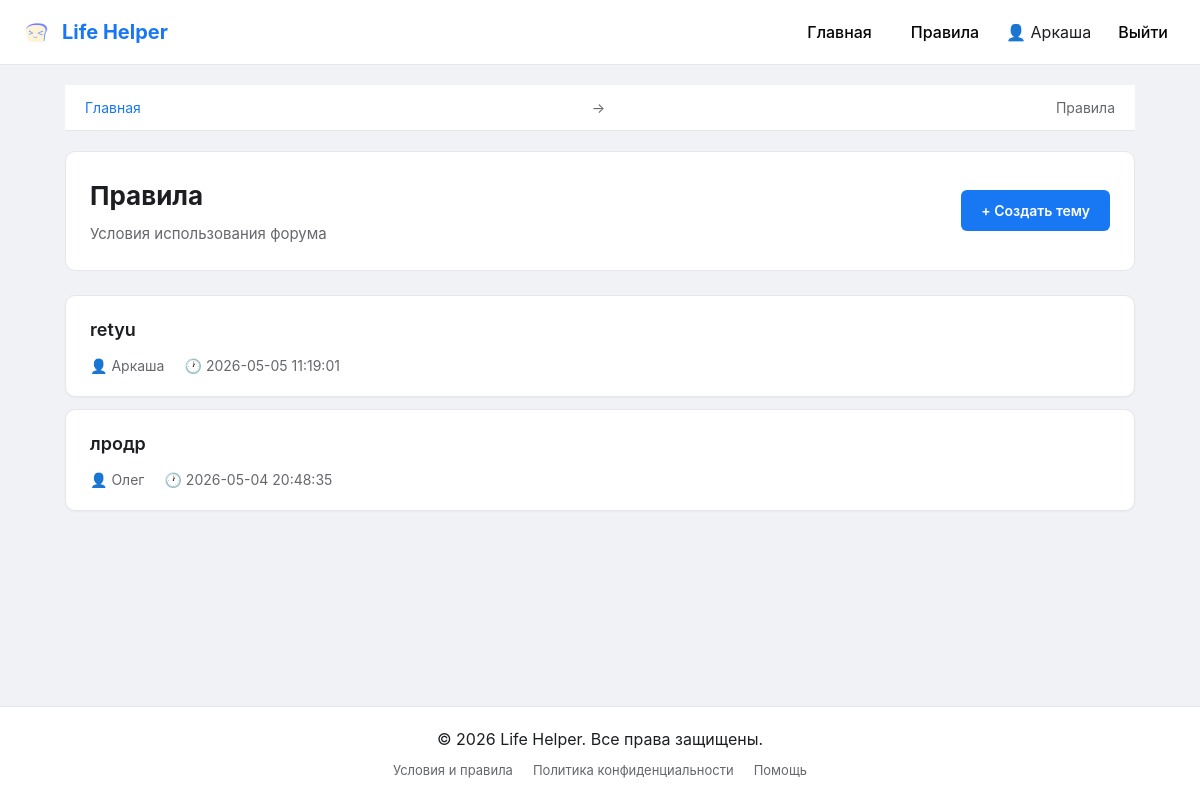
The page /forum/3 (signed in) on the database its author committed.
### tables this page shows
CREATE TABLE users (id INTEGER PRIMARY KEY, username TEXT UNIQUE, email TEXT UNIQUE, password TEXT);

CREATE TABLE forums (id INTEGER PRIMARY KEY, name TEXT, description TEXT);

CREATE TABLE topics (id INTEGER PRIMARY KEY, forum_id INTEGER, title TEXT, author_id INTEGER, created_at TIMESTAMP DEFAULT CURRENT_TIMESTAMP);

### app.py (the view)
@app.route('/forum/<int:forum_id>')
def forum(forum_id):
    conn = get_db()
    f = conn.execute('SELECT * FROM forums WHERE id=?', (forum_id,)).fetchone()
    topics = conn.execute('''
        SELECT t.*, u.username as author
        FROM topics t JOIN users u ON t.author_id=u.id
        WHERE t.forum_id=? ORDER BY t.created_at DESC
    ''', (forum_id,)).fetchall()
    conn.close()
    return render_template('forum.html', forum=f, topics=topics, user=session.get('user'))

### app.py (called while the page is built)
def get_db():
    conn = sqlite3.connect(DB_PATH)
    conn.row_factory = sqlite3.Row
    return conn

### templates/forum.html (shortened to what this page needs)
{% extends "base.html" %}
{% block content %}
<nav class="breadcrumbs">
    <a href="/">Главная</a> →
    <span>{{ forum.name }}</span>
</nav>
<div class="forum-header">
    <div class="forum-info">
        <h1>{{ forum.name }}</h1>
        <p class="forum-description">{{ forum.description }}</p>
    </div>
    {% if user %}
        <a href="/new_topic/{{ forum.id }}" class="btn-new-topic">+ Создать тему</a>
    {% endif %}
</div>
<div class="topics-list">
    {% if topics %}
        {% for t in topics %}
        <article class="topic-card">
            <div class="topic-content">
                <h2 class="topic-title">
                    <a href="/topic/{{ t.id }}">{{ t.title }}</a>
                </h2>
                <div class="topic-meta">
                    <span class="meta-author">👤 {{ t.author }}</span>
                    <span class="meta-date">🕐 {{ t.created_at }}</span>
                </div>
            </div>
        </article>
        {% endfor %}
    {% endif %}
</div>
{% endblock %}

### templates/base.html (shortened to what this page needs)
<!DOCTYPE html>
<html lang="ru">
<head>
    <link rel="stylesheet" href="{{ url_for('static', filename='style.css') }}">
</head>
<body>
    <nav>
        <a href="/" class="logo">
            <img src="{{ url_for('static', filename='images/logo.png') }}" alt="Life Helper" class="logo-img">
            <span>Life Helper</span>
        </a>
        <div class="nav-links">
            <a href="/">Главная</a>
            <a href="/forum/3">Правила</a>
            {% if user %}
                <span>👤 {{ user }}</span>
                <a href="/logout">Выйти</a>
            {% else %}
                <a href="/login">Вход</a>
                <a href="/register">Регистрация</a>
            {% endif %}
        </div>
    </nav>
    <main>
        {% block content %}{% endblock %}
    </main>
    <footer>
        <p>© 2026 Life Helper. Все права защищены.</p>
        <div class="footer-links">
            <a href="/forum/3">Условия и правила</a>
            <a href="/privacy">Политика конфиденциальности</a>
            <a href="#">Помощь</a>
        </div>
    </footer>
</body>
</html>

### static/style.css (style rules this page uses)
* { margin: 0; padding: 0; box-sizing: border-box; }
body { font-family: -apple-system, BlinkMacSystemFont, 'Segoe UI', Roboto, Oxygen, Ubuntu, Cantarell, sans-serif; background-color: #f0f2f5; color: #1c1e21; line-height: 1.5; min-height: 100vh; display: flex; flex-direction: column; }
nav { background: #ffffff; border-bottom: 1px solid #e4e6eb; padding: 12px 20px; display: flex; justify-content: space-between; align-items: center; position: sticky; top: 0; z-index: 1000; }
.logo { display: flex; align-items: center; gap: 10px; text-decoration: none; color: #1877f2; font-size: 20px; font-weight: bold; }
.logo-img { width: 32px; height: 32px; border-radius: 6px; }
.nav-links { display: flex; gap: 15px; align-items: center; }
.nav-links a { color: #050505; text-decoration: none; font-weight: 500; padding: 8px 12px; border-radius: 6px; transition: background 0.2s; }
main { flex: 1; max-width: 1100px; width: 100%; margin: 20px auto; padding: 0 15px; }
.breadcrumbs { margin-bottom: 20px; font-size: 14px; color: #65676b; }
.breadcrumbs a { color: #1877f2; text-decoration: none; }
.forum-header { display: flex; justify-content: space-between; align-items: center; background: #ffffff; border: 1px solid #e4e6eb; border-radius: 10px; padding: 24px; margin-bottom: 24px; }
.forum-info h1 { margin: 0 0 8px 0; font-size: 26px; }
.forum-description { color: #65676b; font-size: 15px; margin: 0; }
.btn-new-topic { display: inline-block; background: #1877f2; color: #ffffff; padding: 10px 20px; border-radius: 6px; text-decoration: none; font-weight: 600; font-size: 14px; transition: background 0.2s; white-space: nowrap; }
.topics-list { display: flex; flex-direction: column; gap: 12px; }
.topic-card { background: #ffffff; border: 1px solid #e4e6eb; border-radius: 10px; padding: 20px 24px; transition: all 0.2s ease; box-shadow: 0 1px 2px rgba(0, 0, 0, 0.04); }
.topic-title { margin: 0 0 12px 0; font-size: 18px; }
.topic-title a { color: #1c1e21; text-decoration: none; font-weight: 600; }
.topic-meta { display: flex; gap: 20px; color: #65676b; font-size: 14px; }
footer { background: #ffffff; border-top: 1px solid #e4e6eb; padding: 20px; margin-top: auto; text-align: center; }
.footer-links { display: flex; justify-content: center; gap: 20px; margin-top: 10px; }
.footer-links a { color: #65676b; text-decoration: none; font-size: 13px; }

### rows shown on the page
users: username "Аркаша"
forums: name "Правила", description "Условия использования форума"
topics: title "retyu", author "Аркаша", created_at "2026-05-05 11:19:01"
topics: title "лродр", author "Олег", created_at "2026-05-04 20:48:35"
